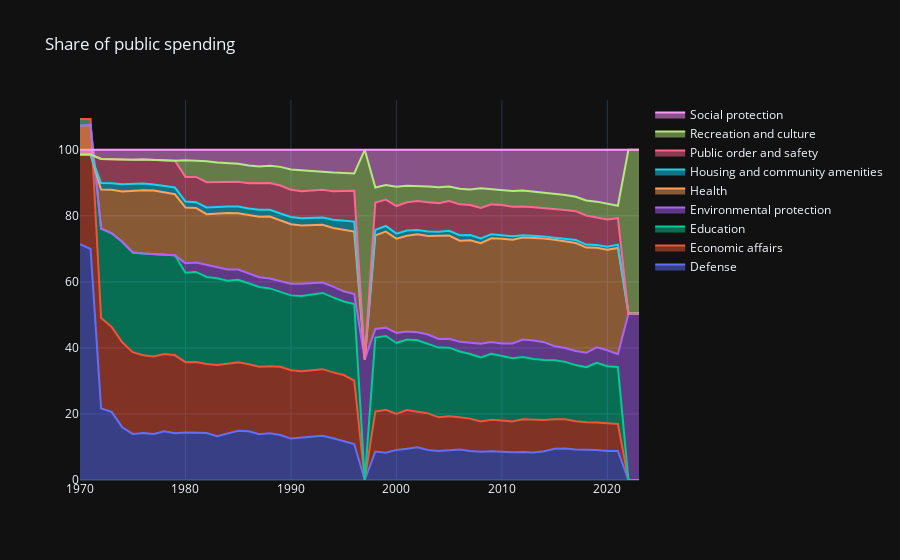

Here is the notebook cell this chart was saved with:
### Code cell
fig = go.Figure()

for _, group in a.groupby('shortname'):

    if len(group['variable'].unique()) > 1:
        group = group[group['variable'] == group['variable'].unique()[0]]

    name = group['shortname'].unique()[0]
    fig.add_trace(
        go.Scatter(
            x=group['year'],
            y=group['value'],
            name=name,
            mode='lines',
            stackgroup='one',
            groupnorm='percent'
        )
    )

fig.update_layout(
    title='Share of public spending'
)

fig.show()
